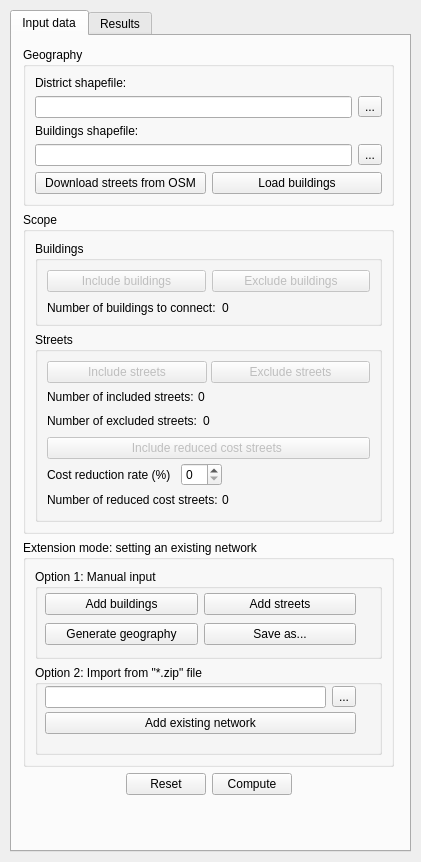
<?xml version="1.0" encoding="UTF-8"?>
<ui version="4.0">
 <class>DockWidget</class>
 <widget class="QDockWidget" name="DockWidget">
  <property name="enabled">
   <bool>true</bool>
  </property>
  <property name="geometry">
   <rect>
    <x>0</x>
    <y>0</y>
    <width>421</width>
    <height>862</height>
   </rect>
  </property>
  <property name="sizePolicy">
   <sizepolicy hsizetype="Preferred" vsizetype="Preferred">
    <horstretch>0</horstretch>
    <verstretch>0</verstretch>
   </sizepolicy>
  </property>
  <property name="windowTitle">
   <string>PlanHeat DHC Optimizer</string>
  </property>
  <widget class="QWidget" name="dockWidgetContents">
   <property name="sizePolicy">
    <sizepolicy hsizetype="Preferred" vsizetype="Preferred">
     <horstretch>0</horstretch>
     <verstretch>0</verstretch>
    </sizepolicy>
   </property>
   <property name="minimumSize">
    <size>
     <width>100</width>
     <height>100</height>
    </size>
   </property>
   <layout class="QGridLayout" name="gridLayout">
    <item row="0" column="1">
     <widget class="QScrollArea" name="scrollArea_2">
      <property name="frameShape">
       <enum>QFrame::NoFrame</enum>
      </property>
      <property name="widgetResizable">
       <bool>true</bool>
      </property>
      <widget class="QWidget" name="scrollAreaWidgetContents_2">
       <property name="geometry">
        <rect>
         <x>0</x>
         <y>0</y>
         <width>403</width>
         <height>822</height>
        </rect>
       </property>
       <layout class="QGridLayout" name="gridLayout_3">
        <property name="leftMargin">
         <number>1</number>
        </property>
        <property name="topMargin">
         <number>1</number>
        </property>
        <property name="rightMargin">
         <number>1</number>
        </property>
        <property name="bottomMargin">
         <number>1</number>
        </property>
        <item row="0" column="0">
         <widget class="QTabWidget" name="tabWidget">
          <property name="enabled">
           <bool>true</bool>
          </property>
          <property name="minimumSize">
           <size>
            <width>350</width>
            <height>775</height>
           </size>
          </property>
          <property name="currentIndex">
           <number>0</number>
          </property>
          <widget class="QWidget" name="input_tab">
           <attribute name="title">
            <string>Input data</string>
           </attribute>
           <layout class="QGridLayout" name="gridLayout_2">
            <property name="leftMargin">
             <number>1</number>
            </property>
            <property name="topMargin">
             <number>1</number>
            </property>
            <property name="rightMargin">
             <number>1</number>
            </property>
            <property name="bottomMargin">
             <number>1</number>
            </property>
            <item row="0" column="0">
             <widget class="QWidget" name="widget" native="true">
              <widget class="QWidget" name="verticalLayoutWidget">
               <property name="geometry">
                <rect>
                 <x>10</x>
                 <y>10</y>
                 <width>371</width>
                 <height>781</height>
                </rect>
               </property>
               <layout class="QVBoxLayout" name="verticalLayout">
                <item>
                 <widget class="QGroupBox" name="geography_group">
                  <property name="title">
                   <string>Geography</string>
                  </property>
                  <layout class="QGridLayout" name="gridLayout_8">
                   <item row="0" column="0">
                    <layout class="QVBoxLayout" name="verticalLayout_3">
                     <item>
                      <widget class="QLabel" name="label_buildingsShapefile_2">
                       <property name="text">
                        <string>District shapefile:</string>
                       </property>
                      </widget>
                     </item>
                     <item>
                      <layout class="QHBoxLayout" name="horizontalLayout_11">
                       <item>
                        <widget class="QLineEdit" name="lineEdit_districtShapefile"/>
                       </item>
                       <item>
                        <widget class="QToolButton" name="toolButton_districtShapeFile">
                         <property name="text">
                          <string>...</string>
                         </property>
                        </widget>
                       </item>
                      </layout>
                     </item>
                     <item>
                      <widget class="QLabel" name="label_buildingsShapefile">
                       <property name="text">
                        <string>Buildings shapefile:</string>
                       </property>
                      </widget>
                     </item>
                     <item>
                      <layout class="QHBoxLayout" name="horizontalLayout_10">
                       <item>
                        <widget class="QLineEdit" name="lineEdit_buildingsShapefile"/>
                       </item>
                       <item>
                        <widget class="QToolButton" name="toolButton_buildingsShapefile">
                         <property name="text">
                          <string>...</string>
                         </property>
                        </widget>
                       </item>
                      </layout>
                     </item>
                     <item>
                      <layout class="QHBoxLayout" name="horizontalLayout_9">
                       <item>
                        <widget class="QPushButton" name="download_street_button">
                         <property name="text">
                          <string>Download streets from OSM</string>
                         </property>
                         <property name="icon">
                          <iconset resource="resources.qrc">
                           <normaloff>:/plugins/dhcoptimizer_planheat/ui/icons/download-outline.png</normaloff>:/plugins/dhcoptimizer_planheat/ui/icons/download-outline.png</iconset>
                         </property>
                        </widget>
                       </item>
                       <item>
                        <widget class="QPushButton" name="show_buildings_button">
                         <property name="text">
                          <string>Load buildings</string>
                         </property>
                         <property name="icon">
                          <iconset resource="resources.qrc">
                           <normaloff>:/plugins/dhcoptimizer_planheat/ui/icons/download-outline.png</normaloff>:/plugins/dhcoptimizer_planheat/ui/icons/download-outline.png</iconset>
                         </property>
                        </widget>
                       </item>
                      </layout>
                     </item>
                    </layout>
                   </item>
                  </layout>
                 </widget>
                </item>
                <item>
                 <widget class="QGroupBox" name="scope_groupBox">
                  <property name="title">
                   <string>Scope</string>
                  </property>
                  <layout class="QVBoxLayout" name="verticalLayout_5">
                   <item>
                    <widget class="QGroupBox" name="buildings_groupBox">
                     <property name="title">
                      <string>Buildings</string>
                     </property>
                     <layout class="QGridLayout" name="gridLayout_6">
                      <property name="bottomMargin">
                       <number>5</number>
                      </property>
                      <item row="0" column="0">
                       <layout class="QVBoxLayout" name="verticalLayout_4">
                        <item>
                         <layout class="QHBoxLayout" name="horizontalLayout_16">
                          <item>
                           <widget class="QPushButton" name="include_buildings_button">
                            <property name="enabled">
                             <bool>false</bool>
                            </property>
                            <property name="text">
                             <string>Include buildings</string>
                            </property>
                            <property name="icon">
                             <iconset resource="resources.qrc">
                              <normaloff>:/plugins/dhcoptimizer_planheat/ui/icons/plus-outline.png</normaloff>:/plugins/dhcoptimizer_planheat/ui/icons/plus-outline.png</iconset>
                            </property>
                           </widget>
                          </item>
                          <item>
                           <widget class="QPushButton" name="exclude_buildings_button">
                            <property name="enabled">
                             <bool>false</bool>
                            </property>
                            <property name="text">
                             <string>Exclude buildings</string>
                            </property>
                            <property name="icon">
                             <iconset resource="resources.qrc">
                              <normaloff>:/plugins/dhcoptimizer_planheat/ui/icons/minus-outline.png</normaloff>:/plugins/dhcoptimizer_planheat/ui/icons/minus-outline.png</iconset>
                            </property>
                           </widget>
                          </item>
                         </layout>
                        </item>
                        <item>
                         <layout class="QHBoxLayout" name="horizontalLayout_3">
                          <item>
                           <widget class="QLabel" name="nb_buildings_label">
                            <property name="text">
                             <string>Number of buildings to connect:</string>
                            </property>
                           </widget>
                          </item>
                          <item>
                           <widget class="QLabel" name="nb_buildings_int_label">
                            <property name="text">
                             <string>0</string>
                            </property>
                           </widget>
                          </item>
                          <item>
                           <spacer name="horizontalSpacer_12">
                            <property name="orientation">
                             <enum>Qt::Horizontal</enum>
                            </property>
                            <property name="sizeHint" stdset="0">
                             <size>
                              <width>1</width>
                              <height>20</height>
                             </size>
                            </property>
                           </spacer>
                          </item>
                         </layout>
                        </item>
                       </layout>
                      </item>
                     </layout>
                    </widget>
                   </item>
                   <item>
                    <widget class="QGroupBox" name="streets_groupBox">
                     <property name="title">
                      <string>Streets</string>
                     </property>
                     <layout class="QGridLayout" name="gridLayout_7">
                      <item row="0" column="0" rowspan="2">
                       <layout class="QVBoxLayout" name="verticalLayout_6">
                        <property name="spacing">
                         <number>6</number>
                        </property>
                        <item>
                         <layout class="QVBoxLayout" name="verticalLayout_7">
                          <property name="spacing">
                           <number>4</number>
                          </property>
                          <item>
                           <layout class="QHBoxLayout" name="horizontalLayout_39">
                            <item>
                             <widget class="QPushButton" name="include_streets_button">
                              <property name="enabled">
                               <bool>false</bool>
                              </property>
                              <property name="text">
                               <string>Include streets</string>
                              </property>
                              <property name="icon">
                               <iconset resource="resources.qrc">
                                <normaloff>:/plugins/dhcoptimizer_planheat/ui/icons/plus-outline.png</normaloff>:/plugins/dhcoptimizer_planheat/ui/icons/plus-outline.png</iconset>
                              </property>
                             </widget>
                            </item>
                            <item>
                             <widget class="QPushButton" name="exclude_streets_button">
                              <property name="enabled">
                               <bool>false</bool>
                              </property>
                              <property name="text">
                               <string>Exclude streets</string>
                              </property>
                              <property name="icon">
                               <iconset resource="resources.qrc">
                                <normaloff>:/plugins/dhcoptimizer_planheat/ui/icons/minus-outline.png</normaloff>:/plugins/dhcoptimizer_planheat/ui/icons/minus-outline.png</iconset>
                              </property>
                             </widget>
                            </item>
                           </layout>
                          </item>
                          <item>
                           <layout class="QHBoxLayout" name="horizontalLayout_6">
                            <property name="sizeConstraint">
                             <enum>QLayout::SetDefaultConstraint</enum>
                            </property>
                            <item>
                             <widget class="QLabel" name="nb_streets_label">
                              <property name="text">
                               <string>Number of included streets:</string>
                              </property>
                             </widget>
                            </item>
                            <item>
                             <widget class="QLabel" name="nb_streets_int_label">
                              <property name="text">
                               <string>0</string>
                              </property>
                             </widget>
                            </item>
                            <item>
                             <spacer name="horizontalSpacer_17">
                              <property name="orientation">
                               <enum>Qt::Horizontal</enum>
                              </property>
                              <property name="sizeHint" stdset="0">
                               <size>
                                <width>40</width>
                                <height>20</height>
                               </size>
                              </property>
                             </spacer>
                            </item>
                           </layout>
                          </item>
                          <item>
                           <layout class="QHBoxLayout" name="horizontalLayout_7">
                            <property name="spacing">
                             <number>6</number>
                            </property>
                            <property name="sizeConstraint">
                             <enum>QLayout::SetDefaultConstraint</enum>
                            </property>
                            <item>
                             <widget class="QLabel" name="nb_excluded_streets_label">
                              <property name="text">
                               <string>Number of excluded streets:</string>
                              </property>
                             </widget>
                            </item>
                            <item>
                             <widget class="QLabel" name="nb_excluded_streets_int_label">
                              <property name="text">
                               <string>0</string>
                              </property>
                             </widget>
                            </item>
                            <item>
                             <spacer name="horizontalSpacer_25">
                              <property name="orientation">
                               <enum>Qt::Horizontal</enum>
                              </property>
                              <property name="sizeHint" stdset="0">
                               <size>
                                <width>40</width>
                                <height>20</height>
                               </size>
                              </property>
                             </spacer>
                            </item>
                           </layout>
                          </item>
                         </layout>
                        </item>
                        <item>
                         <layout class="QVBoxLayout" name="verticalLayout_2">
                          <property name="spacing">
                           <number>4</number>
                          </property>
                          <item>
                           <widget class="QPushButton" name="leastcost_streets_button">
                            <property name="enabled">
                             <bool>false</bool>
                            </property>
                            <property name="text">
                             <string>Include reduced cost streets </string>
                            </property>
                           </widget>
                          </item>
                          <item>
                           <layout class="QHBoxLayout" name="horizontalLayout">
                            <property name="spacing">
                             <number>10</number>
                            </property>
                            <item>
                             <widget class="QLabel" name="label_rate_leastcost">
                              <property name="text">
                               <string>Cost reduction rate (%)</string>
                              </property>
                             </widget>
                            </item>
                            <item>
                             <widget class="QSpinBox" name="spinBox_leastcost_coef"/>
                            </item>
                            <item>
                             <spacer name="horizontalSpacer_9">
                              <property name="orientation">
                               <enum>Qt::Horizontal</enum>
                              </property>
                              <property name="sizeHint" stdset="0">
                               <size>
                                <width>40</width>
                                <height>20</height>
                               </size>
                              </property>
                             </spacer>
                            </item>
                           </layout>
                          </item>
                          <item>
                           <layout class="QHBoxLayout" name="horizontalLayout_17">
                            <item>
                             <widget class="QLabel" name="nb_leastcost_streets_label">
                              <property name="text">
                               <string>Number of reduced cost streets:</string>
                              </property>
                             </widget>
                            </item>
                            <item>
                             <widget class="QLabel" name="nb_leastcost_streets_int_label">
                              <property name="text">
                               <string>0</string>
                              </property>
                             </widget>
                            </item>
                            <item>
                             <spacer name="horizontalSpacer_18">
                              <property name="orientation">
                               <enum>Qt::Horizontal</enum>
                              </property>
                              <property name="sizeHint" stdset="0">
                               <size>
                                <width>40</width>
                                <height>20</height>
                               </size>
                              </property>
                             </spacer>
                            </item>
                           </layout>
                          </item>
                         </layout>
                        </item>
                       </layout>
                      </item>
                     </layout>
                    </widget>
                   </item>
                  </layout>
                  <zorder>streets_groupBox</zorder>
                  <zorder>buildings_groupBox</zorder>
                 </widget>
                </item>
                <item>
                 <widget class="QgsCollapsibleGroupBox" name="Extension_mGroupBox">
                  <property name="enabled">
                   <bool>true</bool>
                  </property>
                  <property name="minimumSize">
                   <size>
                    <width>0</width>
                    <height>0</height>
                   </size>
                  </property>
                  <property name="toolTip">
                   <string>&lt;html&gt;&lt;head/&gt;&lt;body&gt;&lt;p&gt;If a DHC network already exists, the optimizer can take into account the existing facilities by selecting streets and buildings considered as already existing. Buildings and streets layers have to be defined to access the controls.&lt;/p&gt;&lt;/body&gt;&lt;/html&gt;</string>
                  </property>
                  <property name="title">
                   <string>Extension mode: setting an existing network</string>
                  </property>
                  <property name="collapsed">
                   <bool>true</bool>
                  </property>
                  <property name="saveCollapsedState">
                   <bool>true</bool>
                  </property>
                  <layout class="QGridLayout" name="gridLayout_5">
                   <item row="0" column="0">
                    <layout class="QVBoxLayout" name="extension_mode_layout">
                     <item>
                      <widget class="QGroupBox" name="manual_input_extension_group">
                       <property name="enabled">
                        <bool>true</bool>
                       </property>
                       <property name="minimumSize">
                        <size>
                         <width>0</width>
                         <height>90</height>
                        </size>
                       </property>
                       <property name="title">
                        <string>Option 1: Manual input</string>
                       </property>
                       <widget class="QWidget" name="horizontalLayoutWidget">
                        <property name="geometry">
                         <rect>
                          <x>10</x>
                          <y>20</y>
                          <width>311</width>
                          <height>31</height>
                         </rect>
                        </property>
                        <layout class="QHBoxLayout" name="horizontalLayout_37">
                         <item>
                          <widget class="QPushButton" name="add_old_buildings_button">
                           <property name="enabled">
                            <bool>true</bool>
                           </property>
                           <property name="text">
                            <string>Add buildings</string>
                           </property>
                          </widget>
                         </item>
                         <item>
                          <widget class="QPushButton" name="add_old_streets_button">
                           <property name="enabled">
                            <bool>true</bool>
                           </property>
                           <property name="text">
                            <string>Add streets</string>
                           </property>
                          </widget>
                         </item>
                        </layout>
                       </widget>
                       <widget class="QWidget" name="horizontalLayoutWidget_2">
                        <property name="geometry">
                         <rect>
                          <x>10</x>
                          <y>50</y>
                          <width>311</width>
                          <height>31</height>
                         </rect>
                        </property>
                        <layout class="QHBoxLayout" name="horizontalLayout_4">
                         <item>
                          <widget class="QPushButton" name="generate_existing_network_button">
                           <property name="enabled">
                            <bool>true</bool>
                           </property>
                           <property name="text">
                            <string>Generate geography</string>
                           </property>
                          </widget>
                         </item>
                         <item>
                          <widget class="QPushButton" name="save_existing_network_button">
                           <property name="text">
                            <string>Save as...</string>
                           </property>
                          </widget>
                         </item>
                        </layout>
                       </widget>
                      </widget>
                     </item>
                     <item>
                      <widget class="QGroupBox" name="shapefile_input_extension_group">
                       <property name="enabled">
                        <bool>true</bool>
                       </property>
                       <property name="minimumSize">
                        <size>
                         <width>0</width>
                         <height>90</height>
                        </size>
                       </property>
                       <property name="title">
                        <string>Option 2: Import from &quot;*.zip&quot; file</string>
                       </property>
                       <widget class="QWidget" name="horizontalLayoutWidget_9">
                        <property name="geometry">
                         <rect>
                          <x>10</x>
                          <y>20</y>
                          <width>311</width>
                          <height>24</height>
                         </rect>
                        </property>
                        <layout class="QHBoxLayout" name="horizontalLayout_40">
                         <item>
                          <widget class="QLineEdit" name="lineEdit_existingNetworkShapefile">
                           <property name="enabled">
                            <bool>true</bool>
                           </property>
                          </widget>
                         </item>
                         <item>
                          <widget class="QToolButton" name="toolButton_existingNetworkShapefile">
                           <property name="toolTip">
                            <string>&lt;html&gt;&lt;head/&gt;&lt;body&gt;&lt;p&gt;Select path to folder containing&lt;/p&gt;&lt;p&gt;- 'edges' folder (containing the shapefile)&lt;/p&gt;&lt;p&gt;- data_nodes.csv&lt;/p&gt;&lt;/body&gt;&lt;/html&gt;</string>
                           </property>
                           <property name="text">
                            <string>...</string>
                           </property>
                          </widget>
                         </item>
                        </layout>
                       </widget>
                       <widget class="QWidget" name="horizontalLayoutWidget_10">
                        <property name="geometry">
                         <rect>
                          <x>10</x>
                          <y>43</y>
                          <width>311</width>
                          <height>31</height>
                         </rect>
                        </property>
                        <layout class="QHBoxLayout" name="horizontalLayout_12">
                         <item>
                          <widget class="QPushButton" name="add_existing_network_button">
                           <property name="enabled">
                            <bool>true</bool>
                           </property>
                           <property name="text">
                            <string>Add existing network</string>
                           </property>
                          </widget>
                         </item>
                        </layout>
                       </widget>
                      </widget>
                     </item>
                    </layout>
                   </item>
                  </layout>
                 </widget>
                </item>
                <item>
                 <layout class="QHBoxLayout" name="horizontalLayout_13">
                  <item>
                   <spacer name="horizontalSpacer_11">
                    <property name="orientation">
                     <enum>Qt::Horizontal</enum>
                    </property>
                    <property name="sizeHint" stdset="0">
                     <size>
                      <width>40</width>
                      <height>20</height>
                     </size>
                    </property>
                   </spacer>
                  </item>
                  <item>
                   <widget class="QPushButton" name="reset_button">
                    <property name="text">
                     <string>Reset</string>
                    </property>
                   </widget>
                  </item>
                  <item>
                   <widget class="QPushButton" name="compute_button">
                    <property name="enabled">
                     <bool>true</bool>
                    </property>
                    <property name="text">
                     <string>Compute</string>
                    </property>
                   </widget>
                  </item>
                  <item>
                   <spacer name="horizontalSpacer_2">
                    <property name="orientation">
                     <enum>Qt::Horizontal</enum>
                    </property>
                    <property name="sizeHint" stdset="0">
                     <size>
                      <width>40</width>
                      <height>20</height>
                     </size>
                    </property>
                   </spacer>
                  </item>
                 </layout>
                </item>
                <item>
                 <spacer name="verticalSpacer">
                  <property name="orientation">
                   <enum>Qt::Vertical</enum>
                  </property>
                  <property name="sizeHint" stdset="0">
                   <size>
                    <width>20</width>
                    <height>40</height>
                   </size>
                  </property>
                 </spacer>
                </item>
               </layout>
              </widget>
             </widget>
            </item>
           </layout>
          </widget>
          <widget class="QWidget" name="results_tab">
           <property name="enabled">
            <bool>true</bool>
           </property>
           <attribute name="title">
            <string>Results</string>
           </attribute>
           <layout class="QGridLayout" name="gridLayout_4">
            <property name="leftMargin">
             <number>1</number>
            </property>
            <property name="topMargin">
             <number>1</number>
            </property>
            <property name="rightMargin">
             <number>1</number>
            </property>
            <property name="bottomMargin">
             <number>1</number>
            </property>
            <item row="0" column="0">
             <widget class="QWidget" name="widget_2" native="true">
              <widget class="QWidget" name="layoutWidget">
               <property name="geometry">
                <rect>
                 <x>10</x>
                 <y>10</y>
                 <width>311</width>
                 <height>22</height>
                </rect>
               </property>
               <layout class="QHBoxLayout" name="horizontalLayout_14">
                <item>
                 <widget class="QLabel" name="nb_selected_buildings_label">
                  <property name="text">
                   <string>Number of selected buildings:</string>
                  </property>
                 </widget>
                </item>
                <item>
                 <widget class="QLabel" name="nb_selected_buildings_int_label">
                  <property name="text">
                   <string>0</string>
                  </property>
                 </widget>
                </item>
                <item>
                 <spacer name="horizontalSpacer">
                  <property name="orientation">
                   <enum>Qt::Horizontal</enum>
                  </property>
                  <property name="sizeHint" stdset="0">
                   <size>
                    <width>40</width>
                    <height>20</height>
                   </size>
                  </property>
                 </spacer>
                </item>
               </layout>
              </widget>
              <widget class="QWidget" name="layoutWidget">
               <property name="geometry">
                <rect>
                 <x>10</x>
                 <y>30</y>
                 <width>311</width>
                 <height>22</height>
                </rect>
               </property>
               <layout class="QHBoxLayout" name="horizontalLayout_15">
                <item>
                 <widget class="QLabel" name="total_pipe_length_label">
                  <property name="text">
                   <string>Total pipe length:</string>
                  </property>
                 </widget>
                </item>
                <item>
                 <widget class="QLabel" name="total_pipe_length_int_label">
                  <property name="text">
                   <string>0 meters</string>
                  </property>
                 </widget>
                </item>
                <item>
                 <spacer name="horizontalSpacer_3">
                  <property name="orientation">
                   <enum>Qt::Horizontal</enum>
                  </property>
                  <property name="sizeHint" stdset="0">
                   <size>
                    <width>40</width>
                    <height>20</height>
                   </size>
                  </property>
                 </spacer>
                </item>
               </layout>
              </widget>
              <widget class="QWidget" name="layoutWidget_11">
               <property name="geometry">
                <rect>
                 <x>10</x>
                 <y>50</y>
                 <width>311</width>
                 <height>22</height>
                </rect>
               </property>
               <layout class="QHBoxLayout" name="horizontalLayout_20">
                <item>
                 <widget class="QLabel" name="total_leastcost_length_label">
                  <property name="text">
                   <string>Total reduced-cost streets length:</string>
                  </property>
                 </widget>
                </item>
                <item>
                 <widget class="QLabel" name="total_leastcost_length_int_label">
                  <property name="text">
                   <string>0 meters</string>
                  </property>
                 </widget>
                </item>
                <item>
                 <spacer name="horizontalSpacer_8">
                  <property name="orientation">
                   <enum>Qt::Horizontal</enum>
                  </property>
                  <property name="sizeHint" stdset="0">
                   <size>
                    <width>40</width>
                    <height>20</height>
                   </size>
                  </property>
                 </spacer>
                </item>
               </layout>
              </widget>
             </widget>
            </item>
           </layout>
          </widget>
         </widget>
        </item>
       </layout>
      </widget>
     </widget>
    </item>
   </layout>
  </widget>
 </widget>
 <customwidgets>
  <customwidget>
   <class>QgsCollapsibleGroupBox</class>
   <extends>QGroupBox</extends>
   <header>qgscollapsiblegroupbox.h</header>
   <container>1</container>
  </customwidget>
 </customwidgets>
 <resources>
  <include location="resources.qrc"/>
 </resources>
 <connections/>
</ui>
